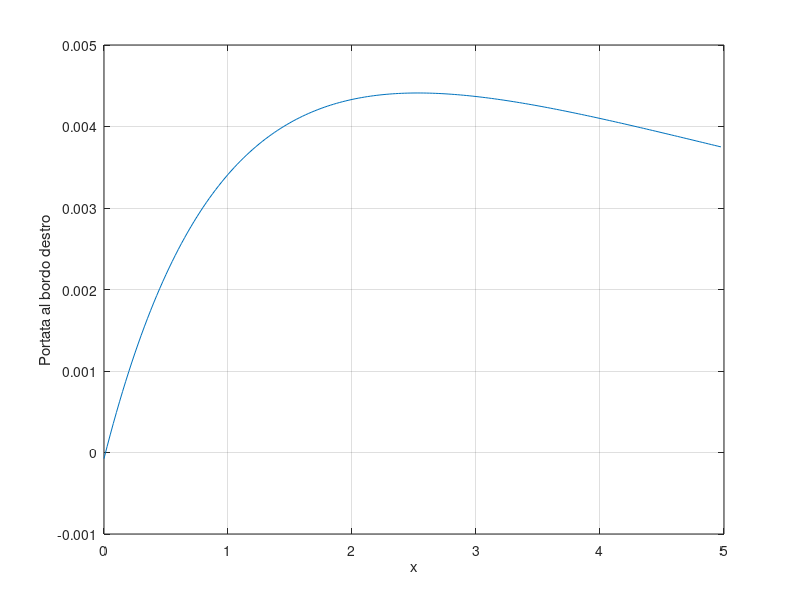
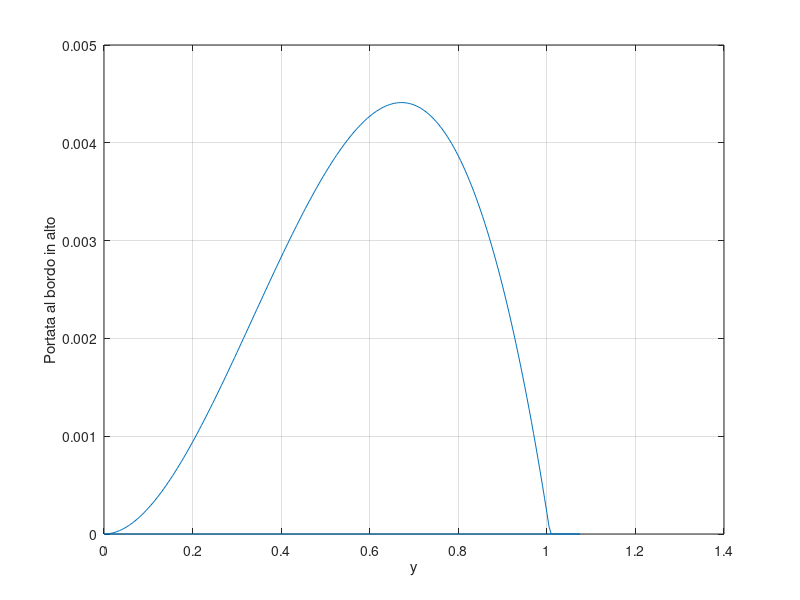
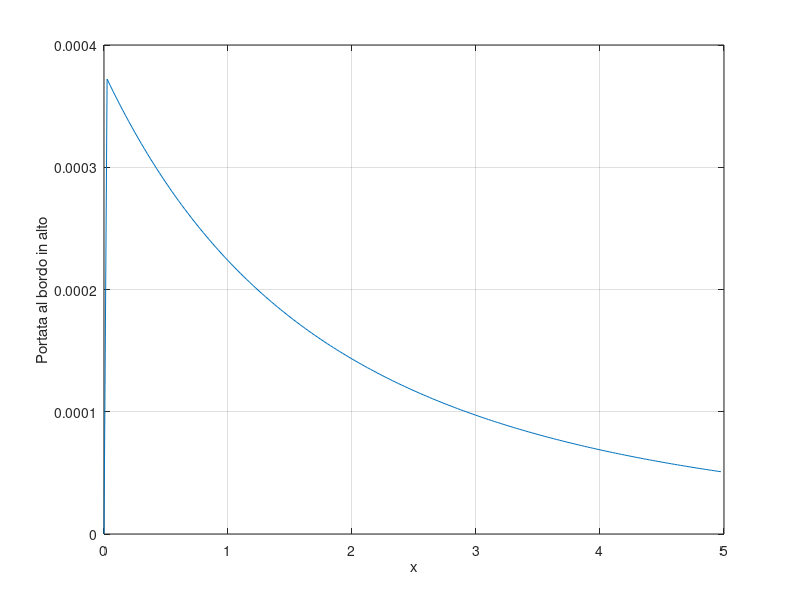

The MATLAB source for these figures, in order:
clc
clear

% Parameters
delta = 1;
H0 = 1;
L = 10;
Nx0 = 100;

% Compute Nx
Nx = 2*Nx0 * delta / H0;
Nx_full = 2 * Nx;

% Define Ny symmetric profile
Ny = zeros(1, Nx_full);
for i = 1:Nx
    Ny(i) = 2*Nx0 + i;
    Ny(Nx_full - i + 1) = 2*Nx0 + i;
end
Nx = Nx_full;

% Grid spacing
dx = L / Nx;
dy = delta * dx / (L / 2);
%% Coordinates at which concentrations should be evaluated
% x coordinates (cell centers)
x_conc = dx/2 : dx : L - dx/2;

% y coordinates stored in an array
for i=1:Nx
    y_conc(1,i)=dy/2;
    for j=2:Ny(i)
        y_conc(j,i)=y_conc(j-1,i)+dy;
    end
end
%% Coordinates at which the flowrate should be evaluated
% x coordinates (boundaries of the cells)
x_flow = 0 : dx : L;

 % y coordinates stored in an array
 for i=1:Nx
     y_flow(1,i)=0;
     for j=2:Ny(i)+1
         y_flow(j,i)=y_flow(j-1,i)+dy;
     end
 end

 H = max(y_flow, [], 1);

for i =1:1:Nx/2
    for j=1:1:Ny(i)
        Q(i,j) = 6 * H0 / (H(i))^2 * ( - dy^2 / 2 + y_flow(i,j) * dy ...
            - dy^3 / (3 * H(i)) - (y_flow(i,j)^2 * dy) / H(i) ...
            + y_flow(i,j) * dy^2 / H(i));
    end
end

y__flow=y_flow';

    for j=1:1:Ny(i)
        F(1,j) = 6 * (y_flow(1,j))^2 * H0 * (-1 / (2 * (H(1))^2) ...
            + y_flow(1,j) / (3 * (H(1))^3) + 1 / (2 * (H0)^2) ...
            - y_flow(i,j) / (3 * (H0)^3));
    end


for i =2:1:Nx/2
    for j=1:1:Ny(i)
        F(i,j) = 6 * (y__flow(i,j))^2 * H0 * (-1 / (2 * (H(i))^2) ...
            + y__flow(i,j) / (3 * (H(i))^3) + 1 / (2 * (H(i-1))^2) ...
            - y__flow(i,j) / (3 * (H(i-1))^3));
    end
end


figure;
A=x_flow(1:(end-1)/2);
B=Q(:,25);
plot(A,B)
xlabel('x');
ylabel('Portata al bordo destro');
grid on;

figure;
C=y_flow(1:(end-1),15);
D=F(2,:);
G=F(:,25);
plot(C,D)
xlabel('y');
ylabel('Portata al bordo in alto');
grid on;

figure
plot(A,G)
xlabel('x');
ylabel('Portata al bordo in alto');
grid on;


